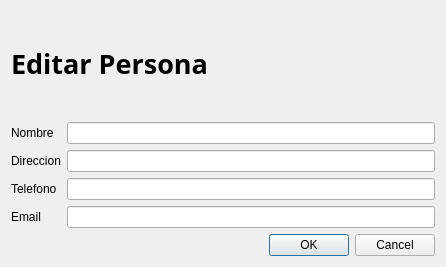
<?xml version="1.0" encoding="UTF-8"?>
<ui version="4.0">
 <class>EditPersonaDialog</class>
 <widget class="QDialog" name="EditPersonaDialog">
  <property name="geometry">
   <rect>
    <x>0</x>
    <y>0</y>
    <width>446</width>
    <height>267</height>
   </rect>
  </property>
  <property name="windowTitle">
   <string>Dialog</string>
  </property>
  <layout class="QVBoxLayout" name="verticalLayout_2">
   <item>
    <layout class="QVBoxLayout" name="verticalLayout">
     <item>
      <widget class="QLabel" name="label">
       <property name="sizePolicy">
        <sizepolicy hsizetype="Expanding" vsizetype="Preferred">
         <horstretch>0</horstretch>
         <verstretch>0</verstretch>
        </sizepolicy>
       </property>
       <property name="font">
        <font>
         <family>Oxygen-Sans</family>
         <pointsize>20</pointsize>
         <weight>75</weight>
         <bold>true</bold>
        </font>
       </property>
       <property name="text">
        <string>Editar Persona</string>
       </property>
      </widget>
     </item>
     <item>
      <layout class="QFormLayout" name="formLayout">
       <item row="1" column="0">
        <widget class="QLabel" name="label_2">
         <property name="text">
          <string>Nombre</string>
         </property>
        </widget>
       </item>
       <item row="1" column="1">
        <widget class="QLineEdit" name="nombreEdit"/>
       </item>
       <item row="2" column="0">
        <widget class="QLabel" name="label_3">
         <property name="text">
          <string>Direccion</string>
         </property>
        </widget>
       </item>
       <item row="2" column="1">
        <widget class="QLineEdit" name="direccionEdit"/>
       </item>
       <item row="3" column="0">
        <widget class="QLabel" name="label_4">
         <property name="text">
          <string>Telefono</string>
         </property>
        </widget>
       </item>
       <item row="3" column="1">
        <widget class="QLineEdit" name="telefonoEdit"/>
       </item>
       <item row="4" column="1">
        <widget class="QLineEdit" name="emailEdit"/>
       </item>
       <item row="4" column="0">
        <widget class="QLabel" name="label_5">
         <property name="text">
          <string>Email</string>
         </property>
        </widget>
       </item>
      </layout>
     </item>
     <item>
      <widget class="QDialogButtonBox" name="buttonBox">
       <property name="orientation">
        <enum>Qt::Horizontal</enum>
       </property>
       <property name="standardButtons">
        <set>QDialogButtonBox::Cancel|QDialogButtonBox::Ok</set>
       </property>
      </widget>
     </item>
    </layout>
   </item>
  </layout>
 </widget>
 <resources/>
 <connections>
  <connection>
   <sender>buttonBox</sender>
   <signal>accepted()</signal>
   <receiver>EditPersonaDialog</receiver>
   <slot>accept()</slot>
   <hints>
    <hint type="sourcelabel">
     <x>248</x>
     <y>254</y>
    </hint>
    <hint type="destinationlabel">
     <x>157</x>
     <y>274</y>
    </hint>
   </hints>
  </connection>
  <connection>
   <sender>buttonBox</sender>
   <signal>rejected()</signal>
   <receiver>EditPersonaDialog</receiver>
   <slot>reject()</slot>
   <hints>
    <hint type="sourcelabel">
     <x>316</x>
     <y>260</y>
    </hint>
    <hint type="destinationlabel">
     <x>286</x>
     <y>274</y>
    </hint>
   </hints>
  </connection>
 </connections>
</ui>
